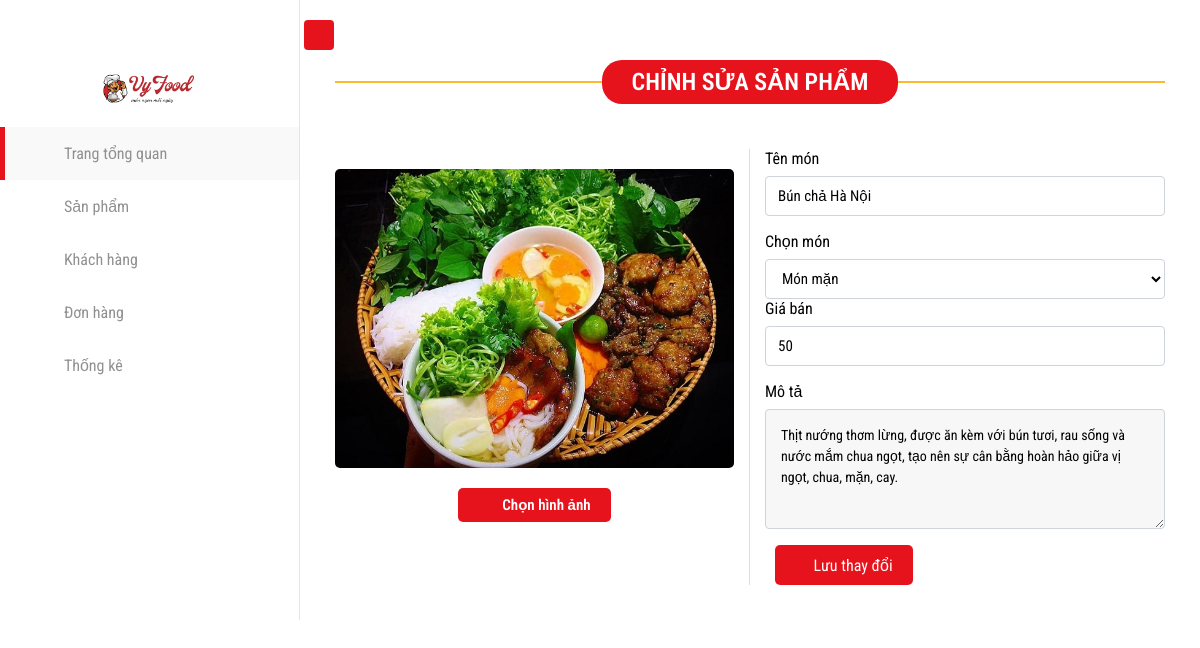
The page /adminchangeproduct.php?id=3 on the database its author committed.
### tables this page shows
CREATE TABLE `sanpham` (
  `ID` int(11) NOT NULL,
  `Name` varchar(255) NOT NULL,
  `Image` varchar(255) NOT NULL,
  `Price` int(255) NOT NULL,
  `Describtion` varchar(255) NOT NULL,
  `Type` enum('món chay','món mặn','món lẩu','món ăn vặt','món tráng miệng','nước uống','hải sản') NOT NULL,
  `Visible` TINYINT(1) DEFAULT 1
);

### adminchangeproduct.php (the view, shortened to what this page needs)
<!DOCTYPE html>
<html lang="en">
  <head>
    <link
      rel="stylesheet"
      href="https://cdn.jsdelivr.net/npm/bootstrap@4.6.2/dist/css/bootstrap.min.css"
    />
    <link
      rel="stylesheet"
      href="assets/font-awesome-pro-v6-6.2.0/css/all.min.css"
    />
    <link rel="stylesheet" href="admin/css/style.css" />
    <link rel="stylesheet" href="assets/css/base.css" />
    <link rel="stylesheet" href="assets/css/admin.css" />
  </head>
  <body>
    <?php
      include_once "./includes/headeradmin.php";
      include "connect.php";
      if (isset($_GET['id'])) {
          $id = intval($_GET['id']);
          $sql = "SELECT * FROM sanpham WHERE ID = $id";
          $result = mysqli_query($conn, $sql);
          if (mysqli_num_rows($result) > 0) {
              $row = mysqli_fetch_assoc($result);
          } else {
              echo "<h2>Không tìm thấy sản phẩm!</h2>";
              exit();
          }
      } else {
          echo "<h2>Không có sản phẩm nào được chọn!</h2>";
          exit();
      }
    ?>
    <div class="adminaddproduct">
      <div class="add-product">
        <div class="row">
          <div class="col-12">
            <div class="inner-head">
              <div class="inner-title">Chỉnh sửa sản phẩm</div>
            </div>
          </div>
          <div class="col-xl-6 col-lg-6 col-md-6 col-sm-6 col-12">
            <form action="updateproduct.php" method="POST" enctype="multipart/form-data">
              <div class="inner-item">
                <div class="inner-img">
                  <img id="preview" src="<?php echo $row['Image']; ?>" />
                </div>
                <div class="inner-choose">
                  <label for="choose">
                    <i class="fa-light fa-cloud-arrow-up"></i> Chọn hình ảnh
                  </label>
                </div>
              </div>
          </div>
          <div class="col-xl-6 col-lg-6 col-md-6 col-sm-6 col-12">
            <div class="inner-item">
              <div class="form-group">
                <label for="name">Tên món</label>
                <input
                  type="text"
                  id="name"
                  name="Name"
                  class="form-control"
                  placeholder="Nhập tên món"
                  value="<?php echo htmlspecialchars($row['Name']); ?>"
                  required
                />
              </div>
              <div class="inner-select">
                <label for="select">Chọn món</label>
                <select name="Type" id="select" class="form-control">
                  <option value="món mặn" <?php echo ($row['Type'] == 'món mặn') ? 'selected' : ''; ?>>Món mặn</option>
                </select>
              </div>
              <div class="form-group">
                <label for="sell">Giá bán</label>
                <input
                  type="number"
                  id="sell"
                  name="Price"
                  class="form-control"
                  placeholder="Nhập giá bán"
                  value="<?php echo htmlspecialchars($row['Price']); ?>"
                  required
                />
              </div>
              <div class="form-group">
                <label for="desc">Mô tả</label>
                <textarea
                  name="Describtion"
                  id="desc"
                  class="form-control"
                  placeholder="Nhập mô tả món ăn..."
                  required
                ><?php echo htmlspecialchars($row['Describtion']); ?></textarea>
              </div>
              <div class="inner-add">
                <button class="inner-nut" type="submit">
                  <i class="fa-light fa-pencil"></i> Lưu thay đổi
                </button>
              </div>
          </div>
        </div>
      </div>
    </div>
  </body>
</html>

### assets/css/base.css (style rules this page uses)
:root { --color-text: #000000; --color-bg1: #0d5432; --color-bg2: #e6131c; --font: "Roboto Condensed", sans-serif; }
body { color: var(--color-text); font-family: var(--font); overflow-x: hidden; }

### assets/css/admin.css (style rules this page uses)
select { background-color: #eee; padding: 10px 20px; border-radius: 5px; outline: none; border: none; margin-left: 10px; border-right: 10px solid #eee; height: 40px; cursor: pointer; margin-right: 5px; }
form { display: flex; justify-content: center; }
button { outline: none; border: none; cursor: pointer; }
.inner-nut { background-color: var(--color-bg2); height: 40px; color: #fff; border-radius: 5px; padding: 0 20px; width: auto; display: flex; align-items: center; justify-content: center; margin-left: 10px; }
.inner-nut i { margin-right: 6px; }
.adminaddproduct { padding: 35px; width: 100%; padding-top: 60px; }
.inner-head { position: relative; margin-bottom: 30px; text-align: center; }
.inner-head .inner-title { display: inline-block; border-radius: 20px; background: var(--color-bg2); padding: 8px 30px; margin: 0; font-size: 24px; color: #fff; font-weight: 600; text-transform: uppercase; margin-bottom: 15px; }
.inner-head .inner-title::before { content: ""; height: 2px; width: 50%; background: #ffb82e; top: 35%; z-index: -1; position: absolute; left: 0; }
.inner-head .inner-title::after { content: ""; height: 2px; width: 50%; background: #ffb82e; top: 35%; z-index: -1; position: absolute; right: 0; }
.adminaddproduct .add-product .inner-img img { width: 100%; border-radius: 5px; margin-top: 20px; }
.adminaddproduct .add-product .inner-choose { text-align: center; }
.adminaddproduct .add-product .inner-choose label { padding: 8px 20px; border-radius: 5px; margin-top: 20px; font-size: 15px; background: var(--color-bg2); color: #fff; cursor: pointer; }
.adminaddproduct .add-product .inner-choose label i { font-size: 16px; margin-right: 8px; }
.adminaddproduct .add-product form { display: inline-block; width: 100%; }
.adminaddproduct .add-product form label { font-size: 15px; font-weight: 600; }
.adminaddproduct .add-product .col-xl-6:nth-child(2) { border-right: 1px solid #ddd; }
.form-control { height: 40px !important; background: #fff; color: #000; font-size: 15px; border-radius: 4px; -webkit-box-shadow: none !important; box-shadow: none !important; border: 1px solid #ced4da; margin: 0px; transition: all 0.3s linear; }
.adminaddproduct .add-product textarea { border: 1px solid #ced4da; height: 120px !important; padding: 15px; background-color: #f7f7f7; transition: all 0.3s linear; font-size: 14px; }

### adminchangeproduct.php (style rules this page uses)
.form-control { height: 40px !important; background: #fff; color: #000; font-size: 15px; border-radius: 4px; -webkit-box-shadow: none !important; box-shadow: none !important; border: 1px solid #ced4da; margin: 0px; transition: all 0.3s linear; }
.adminaddproduct .add-product textarea { border: 1px solid #ced4da; height: 120px !important; padding: 15px; background-color: #f7f7f7; transition: all 0.3s linear; font-size: 14px; }

### rows shown on the page
sanpham: Name "Bún chả Hà Nội", Type "Món mặn", Price "50", Describtion "Thịt nướng thơm lừng, được ăn kèm với bún tươi, rau sống và nước mắm chua ngọt, tạo nên sự cân bằng hoàn hảo giữa vị ngọt, chua, mặn, cay."
